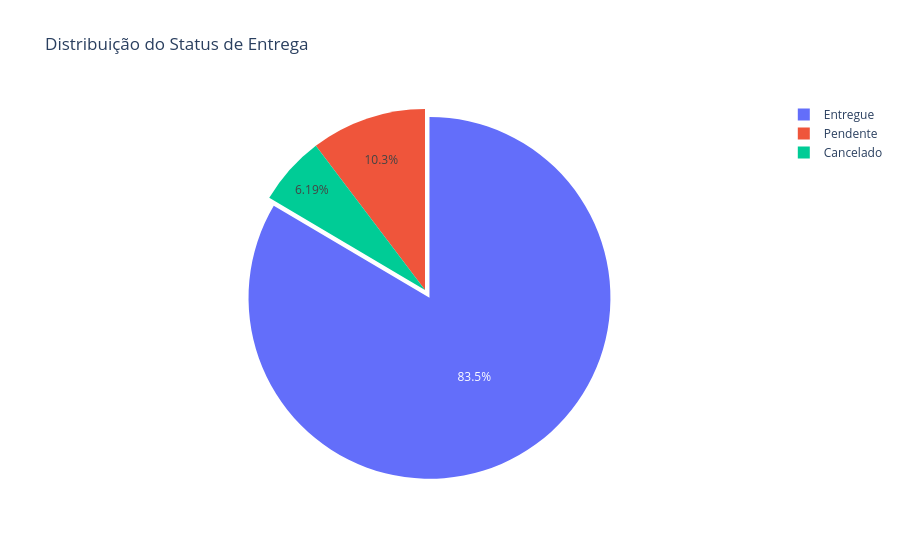

This figure's notebook cell:
### Code cell
# Gráfico 4: Distribuição dos Status de Entrega com gráfico interativo usando o Plotly

# Importa o pacote Plotly Express para gráficos interativos
import plotly.express as px

# Cria o gráfico de pizza interativo
dsa_fig = px.pie(
    values = status_counts,        # Valores numéricos para cada fatia (quantidade de cada status)
    names = status_counts.index,   # Rótulos de cada fatia (nomes dos status)
    hole = 0,                      # Define o tamanho do "furo" no centro (0 = pizza completa, >0 cria gráfico do tipo donut)
    title = 'Distribuição do Status de Entrega'  # Título exibido no gráfico
)

# Ajusta o destaque das fatias (pull desloca as fatias para fora)
dsa_fig.update_traces(
    pull = [0.05 if i == maior_idx else 0 for i in range(len(status_counts))]
    # Cria uma lista onde a maior fatia é deslocada 0.05 e as outras ficam sem deslocamento
)

# Mostra o gráfico interativo na tela
dsa_fig.show()

### Figure 1 — Plotly figure (JSON) as saved in the notebook; plotly's stock layout.template omitted (floating-point values rounded to 4 significant figures)
{"data": [{"domain": {"x": [0, 1], "y": [0, 1]}, "hole": 0, "hovertemplate": "label=%{label}<br>value=%{value}<extra></extra>", "labels": ["Entregue", "Pendente", "Cancelado"], "legendgroup": "", "name": "", "pull": [0.05, 0, 0], "showlegend": true, "type": "pie", "values": [81, 10, 6]}], "layout": {"legend": {"tracegroupgap": 0}, "title": {"text": "Distribuição do Status de Entrega"}}}
